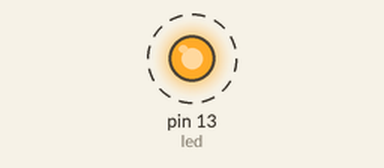
Simulated run of this sketch. Board: Arduino Uno, built with avr-gcc and run on an emulated ATmega328P. Shown: output pins drawn as LEDs (lit = HIGH). Dashed ring = blinking.

Above: at 0.5 s.
Timing chart, 0 to 4.6 s (numbered marks = the images above):
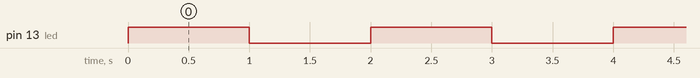

The sketch:

sketch_sep29c.ino
```cpp
int led = 13;
boolean led_status;

void setup() {
  pinMode(led, OUTPUT);
  led_status = true;     // led ở trạng thái bật
}

void loop() {
  digitalWrite(led, led_status);     // bật đèn, led_status = 1
  delay(1000);
  digitalWrite(led, !led_status);    // tắt đèn, !led_status = 0
  delay(1000);
}
```

Measured:
- by itself, pin 13 (led): alternates HIGH for 1.0 s and LOW for 1.0 s
